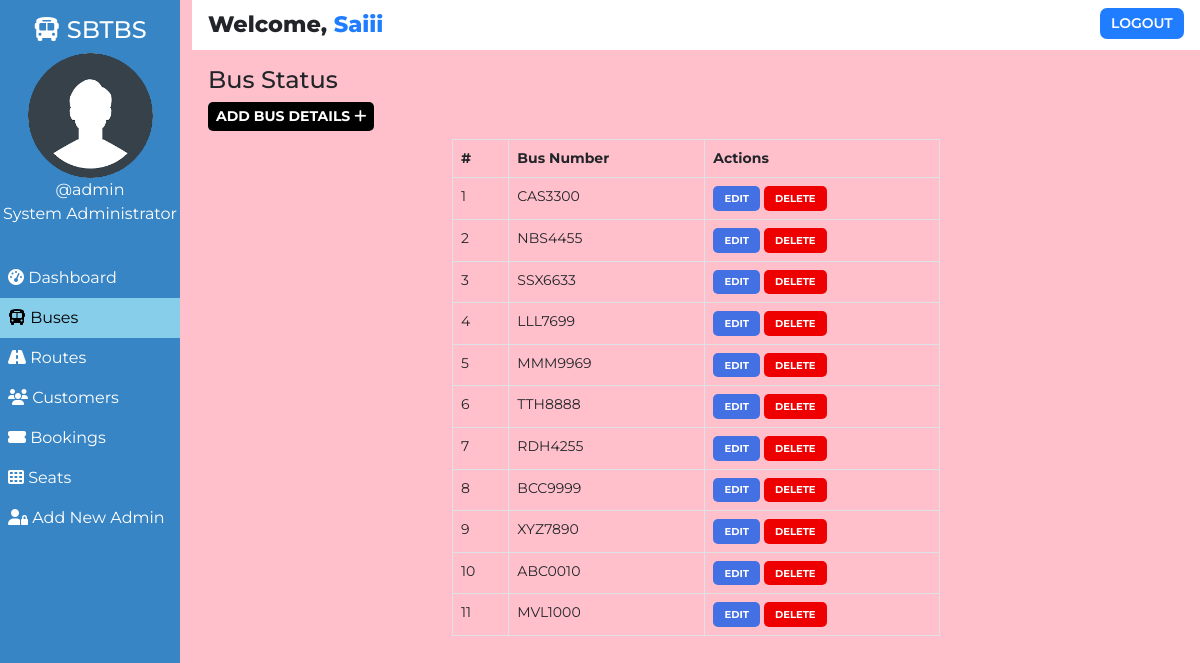
The page /admin/bus.php (signed in) on the database its author committed.
### tables this page shows
CREATE TABLE `users` (
  `user_id` int(11) NOT NULL,
  `user_fullname` varchar(100) NOT NULL,
  `user_name` varchar(30) NOT NULL,
  `user_password` varchar(255) NOT NULL,
  `user_created` datetime NOT NULL DEFAULT CURRENT_TIMESTAMP
);

CREATE TABLE `buses` (
  `id` int(100) NOT NULL,
  `bus_no` varchar(255) NOT NULL,
  `bus_assigned` tinyint(1) NOT NULL DEFAULT '0',
  `bus_created` datetime NOT NULL DEFAULT CURRENT_TIMESTAMP
);

### admin/bus.php (the view, shortened to what this page needs)
<!DOCTYPE html>
<html lang="en">
<head>
    <link href="https://cdn.jsdelivr.net/npm/bootstrap@5.0.1/dist/css/bootstrap.min.css" rel="stylesheet">
    <?php
        $page="bus";
    ?>
</head>
<body>
    <?php require '../assets/partials/_admin-header.php';?>
        <?php
            $resultSql = "SELECT * FROM `buses` ORDER BY bus_created DESC";
            $resultSqlResult = mysqli_query($conn, $resultSql);
            if(!mysqli_num_rows($resultSqlResult)){ ?>
                <div class="container mt-4">
                    <div id="noCustomers" class="alert alert-dark " role="alert">
                        <h1 class="alert-heading">No Buses Found!!</h1>
                        <p class="fw-light">Be the first person to add one!</p>
                        <hr>
                        <div id="addCustomerAlert" class="alert alert-success" role="alert">
                                Click on <button id="add-button" class="button btn-sm"type="button"data-bs-toggle="modal" data-bs-target="#addModal">ADD <i class="fas fa-plus"></i></button> to add a bus!
                        </div>
                    </div>
                </div>
            <?php }
            else { ?>
            <section id="bus">
                <div id="head">
                    <h4>Bus Status</h4>
                </div>
                <div id="bus-results">
                    <div>
                        <button id="add-button" class="button btn-sm" type="button"data-bs-toggle="modal" data-bs-target="#addModal">Add Bus Details <i class="fas fa-plus"></i></button>
                    </div>
                    <table class="table table-hover table-bordered">
                        <thead>
                            <th>#</th>
                            <th>Bus Number</th>
                            <th>Actions</th>
                        </thead>
                        <?php
                            $ser_no = 0;
                            while($row = mysqli_fetch_assoc($resultSqlResult))
                            {
                                $ser_no++;
                                $id = $row["id"];
                                $busno = $row["bus_no"];
                        ?>
                        <tr>
                            <td>
                                <?php
                                    echo $ser_no;
                                ?>
                            </td>
                            <td>
                                <?php
                                    echo $busno;
                                ?>
                            </td>
                            <td>
                            <button class="button edit-button " data-link="<?php echo $_SERVER['REQUEST_URI']; ?>" data-id="<?php
                                                echo $id;?>" data-busno="<?php
                                                echo $busno;?>"
                                                >Edit</button>
                                            <button class="button delete-button" data-bs-toggle="modal" data-bs-target="#deleteModal" data-id="<?php
                                                echo $id;?>">Delete</button>
                            </td>
                        </tr>
                        <?php
                        }
                    ?>
                    </table>
                </div>
            </section>
            <?php } ?>
        </div>
    </main>
</body>
</html>

### assets/partials/_admin-header.php (shortened to what this page needs)
<?php
    $conn = db_connect();
    $user_id = $_SESSION['user_id'];
    $sql = "SELECT * FROM users WHERE user_id = $user_id";
    $result = mysqli_query($conn, $sql);
    if($row = mysqli_fetch_assoc($result))
    {
        $user_fullname = $row["user_fullname"];
        $user_name = $row["user_name"];
    }
?>
    <main id="container">
        <div id="sidebar">
            <h4><i class="fas fa-bus"></i> SBTBS</h4>
            <div>
                <img class="adminDp" src="../assets/img/userav-min.png" height="125px" alt="Admin Profile Pic">
                <p>
                    <?php  echo '@'.$user_name;  ?>
                </p>
                <p>System Administrator</p>
            </div>
            <ul id="options">
                <li class="option <?php if($page=='dashboard'){ echo 'active';}?>">
                    <a href="./dashboard.php">
                    <i class="fas fa-tachometer-alt"></i> Dashboard
                    </a>
                </li>
                <li class="option <?php if($page=='bus'){ echo 'active';}?>">
                    <a href="./bus.php">
                    <i class="fas fa-bus"></i> Buses
                    </a>
                </li>
                <li class="option <?php if($page=='route'){ echo 'active';}?>">
                    <a href="./route.php">
                    <i class="fas fa-road"></i> Routes
                    </a>
                </li>
                <li class="option <?php if($page=='customer'){ echo 'active';}?>">
                    <a href="./customer.php">
                    <i class="fas fa-users"></i> Customers
                    </a>
                </li>
                <li class="option <?php if($page=='booking'){ echo 'active';}?>">
                    <a href="./booking.php">
                    <i class="fas fa-ticket-alt"></i> Bookings
                    </a>
                </li>
                <li class="option <?php if($page=='seat'){ echo 'active';}?>">
                    <a href="./seat.php">
                    <i class="fas fa-th"></i> Seats
                    </a>
                </li>
                <li class="option <?php if($page=='signup'){ echo 'active';}?>">
                    <a href="./signup.php">
                    <i class="fas fa-user-lock"></i> Add New Admin
                    </a>
                </li>
            </ul>
        </div>
        <div id="main-content">
            <section id="welcome">
                <ul>
                    <li class="welcome-item">Welcome,
                        <span id="USER">
                            <?php
                                echo $user_fullname;
                            ?>
                        </span>
                    </li>
                    <li class="welcome-item">
                        <button id="logout" class="btn-sm">
                            <a href="../assets/partials/_logout.php">LOGOUT</a>
                        </button>
                    </li>
                </ul>
            </section>

### assets/styles/admin.php (style rules this page uses)
body { margin: 0; box-sizing: border-box; font-family: 'Montserrat', sans-serif; background-color: pink; }
html { scroll-behavior: smooth; }
*, *::after, *::before { box-sizing: inherit; }
#USER { color: #207DFF; }
.adminDp { border-radius: 50%; }
#welcome { background-color: white; }
#welcome ul { display: flex; justify-content: space-between; list-style-type: none; padding: 0; margin: 0; }
#welcome li { margin: 0 1rem; padding: 0.5rem 0; }
#welcome li:first-child { font-weight: 800; font-size: 1.4rem; }
#logout { padding: 0.3rem 0.7rem; background-color: #207DFF; font-weight: 600; outline: none; border: none; border-radius: 7px; }
#logout a { color: white; text-decoration: none; }
@media only screen and (min-width:1000px) { #sidebar { text-align: center; background-color: #3885c5; color: white; width: 15%; position: fixed; top: 0%; padding-top: 1rem; z-index: 2; height: 100vh; } }
@media only screen and (min-width:1000px) { #sidebar p { margin: 0; } }
@media only screen and (min-width:1000px) { #sidebar ul { margin-top: 2rem; } }
@media only screen and (min-width:1000px) { #options { list-style-type: none; text-align: left; padding-left: 0; } }
@media only screen and (min-width:1000px) { .option a { display: block; padding: 0.5rem; text-decoration: none; color: inherit; } }
@media only screen and (min-width:1000px) { .active { background-color:skyblue; color:black; } }
@media only screen and (min-width:1000px) { #main-content { margin-left: 16%; } }

### assets/styles/admin-options.php (style rules this page uses)
* { font-family: Montserrat; }
#booking #head, #customer #head, #route #head, #seat #head, #bus #head { padding-top: 1rem; }
#booking, #customer, #route, #bus, #seat { padding: 0 1rem; }
#booking-results > div, #customer-results > div, #route-results > div, #bus-results > div { margin-bottom: 0.5rem; }
#booking-results button, #customer-results button, #route button, #bus-results button { border-radius: 5px; }
.button { border: none; font-weight: bold; text-transform: uppercase; }
#add-button { background-color: black; color: white; }
table { font-size: 14px; }
#bus table { width: 50%; margin: 0 auto; }
#bus .edit-button, #bus .delete-button, #route .edit-button, #route .delete-button, #customer .edit-button, #customer .delete-button { padding: 0.3rem 0.7rem; }
table th,td { padding-left: 0.3rem; }
table button { color: white; }
.edit-button { background-color: #4370E2; }
.delete-button { background-color: #EF0000; }
.edit-button, .delete-button { font-size: 10px }

### rows shown on the page
users: user_name "admin", user_fullname "Saiii"
buses: bus_no "CAS3300"
buses: bus_no "NBS4455"
buses: bus_no "SSX6633"
buses: bus_no "LLL7699"
buses: bus_no "MMM9969"
buses: bus_no "TTH8888"
buses: bus_no "RDH4255"
buses: bus_no "BCC9999"
buses: bus_no "XYZ7890"
buses: bus_no "ABC0010"
buses: bus_no "MVL1000"
